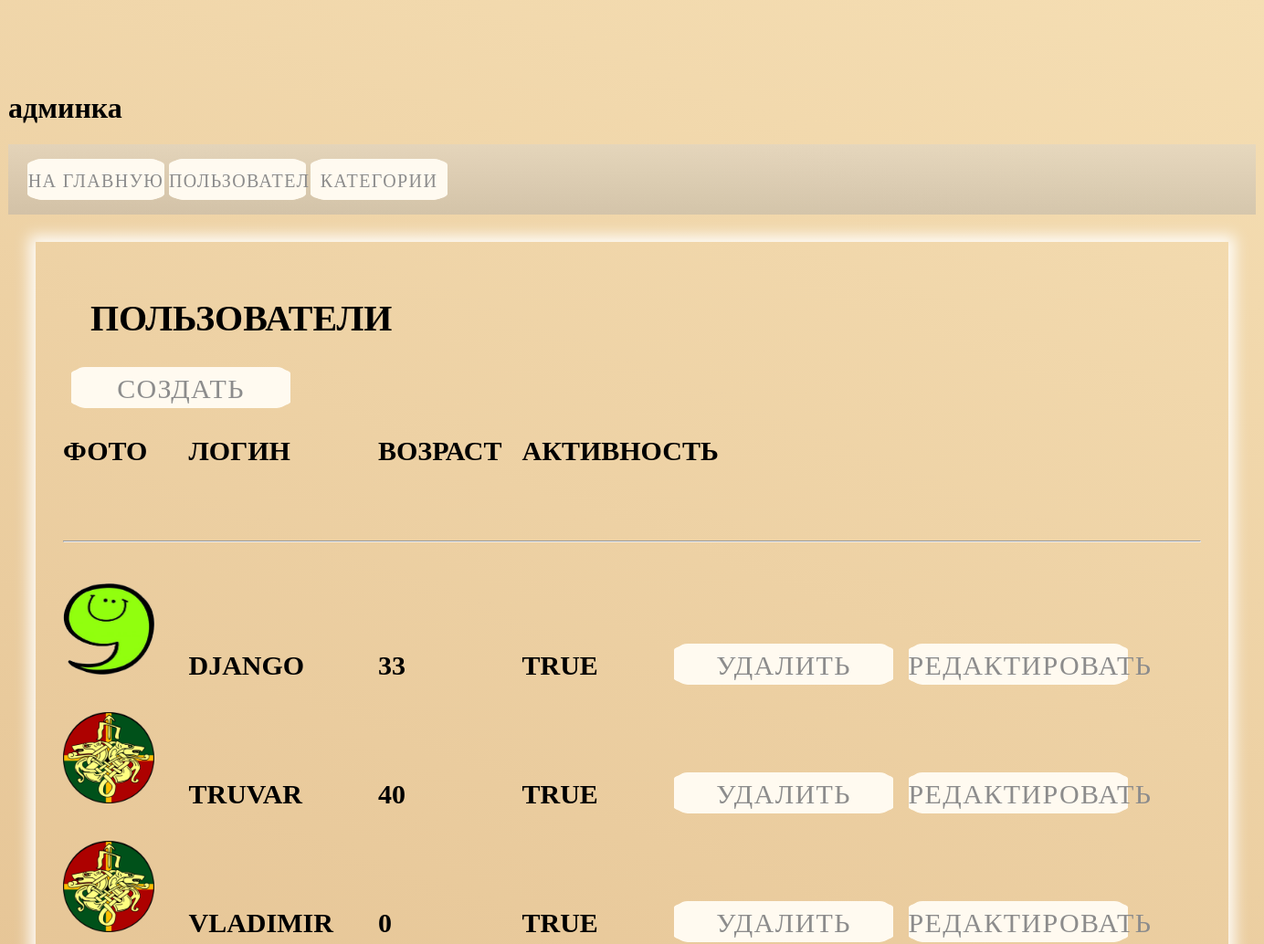
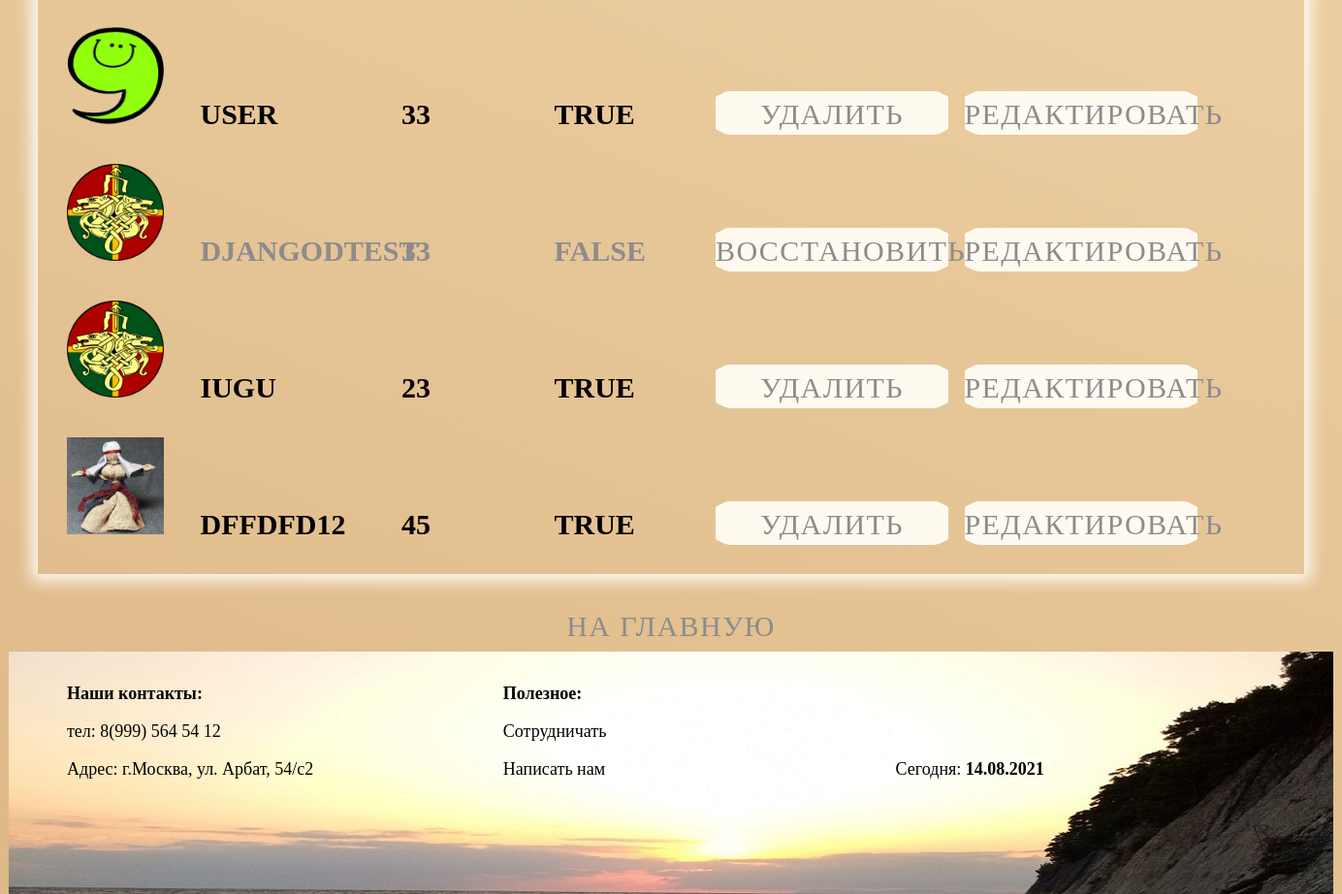
/app/admin/ (signed in), run on the app's committed database (2 pictures, top to bottom).
### authapp/models.py (models this page shows, shortened)
class ShopUser(AbstractUser):
    userphoto = models.ImageField(name='photo', upload_to='user_photo', default='user_photo/logo.png')
    ageuser = models.SmallIntegerField(verbose_name='возраст', name='age', blank=True, default=0)

### adminapp/views.py (the view)
# urls.py: path('', adminapp.UserList.as_view(), name='index'),
class UserList(OnlySuperUserMixin, TitlePageMixin, ListView):
    page_title = 'админка/пользователи'
    model = get_user_model()

### adminapp/views.py (called while the page is built)
    @method_decorator(user_passes_test(lambda x: x.is_superuser))
    def dispatch(self, request, *args, **kwargs):
        return super().dispatch(request, *args, **kwargs)

    def get_context_data(self, *, object_list=None, **kwargs):
        data = super().get_context_data(object_list=None, **kwargs)
        data['page_title'] = self.page_title
        return data

### adminapp/templates/authapp/shopuser_list.html
{% extends 'adminapp/base.html' %}
{% load static %}
{% block content %}
<div class="basket_list">
    <div class="div_h1_basket1">пользователи</div>
{% if object_list %}
    {% include 'adminapp/includes/inc__admin_center.html' %}
{% else %}
пока пусто!
{% endif %}
</div>
<div class="adiv">
    <a href="{% url 'mainapp:index' %}" class="alogin">
        на главную
    </a>
</div>
{% endblock %}

### adminapp/templates/adminapp/includes/inc__admin_center.html
{% load static %}
<div class="b_list">
    <div class="butadmin">
            <a href="{% url 'adminapp:user_create' %}" class="dela linkli">
                создать
            </a>
        </div>
    <div class="basket_record">
        <span class="img_bask">фото</span>
        <span class="categoryprod">Логин</span>
        <span class="prodprice">Возраст</span>
        <span class="prodprice">Активность</span>
    </div>
    <hr>
    {% for position in object_list %}
    <div class="basket_record {% if not position.is_active %} notaction {% endif %}">
        <img class="img_bask" src="/media/{{ position.photo }}" alt="{{ position.id }}">
        <span class="categoryprod">{{ position.username }}</span>
        <span class="prodprice">{{ position.age }}</span>
        <span class="prodprice">{{ position.is_active }}</span>
        <div class="butadmin">
            {% if position.is_active %}
            <a href="{% url 'adminapp:user_delete' pk=position.pk %}" class="dela linkli">
                удалить
            </a>
            {% else %}
            <a href="{% url 'adminapp:user_recover' pk=position.pk %}" class="dela linkli">
                восстановить
            </a>
            {% endif %}
        </div>
        <div class="butadmin">
            <a href="{% url 'adminapp:user_update' pk=position.pk %}" class="dela linkli">
                редактировать
            </a>
        </div>
    </div>
    {% endfor %}
</div>

### static/css/style.css (style rules this page uses)
html, body { height: 100%; font-family: "19842"; background: linear-gradient(21deg, #DEB887, #F5DEB3) fixed; }
.linkli { display: block; text-decoration: none; width: 100%; height: 100%; color: #8c8c8c; font-weight: 300; letter-spacing: 1.4px; font-size: 20px; line-height: 48px; text-transform: uppercase; background-color: floralwhite; border-radius: 15px; }
.basket_list { font-size: 30px; font-weight: bold; text-transform: uppercase; margin: 1em; padding: 1em; display: block; box-shadow: 0 0 15px 7px rgba(255, 255, 255, 0.9); }
.img_bask { display: inline-block; width: 100px; height: 100px; margin-top: 30px; }
.categoryprod { display: inline-block; width: 200px; margin-top: 30px; margin-left: 30px; }
.prodprice { display: inline-block; width: 150px; margin-top: 30px; }
.dela { display: block; text-decoration: none; width: 100%; height: 100%; color: #8c8c8c; font-weight: 300; letter-spacing: 1.4px; font-size: 30px; line-height: 48px; text-transform: uppercase; background-color: floralwhite; border-radius: 15px; text-align: center; }

### static/css/adminapp1.css (style rules this page uses)
.butadmin { display: inline-block; margin-left: 9px; width: 240px; height: 45px; text-align: center; background-color: floralwhite; border-radius: 15%; }
.notaction { color:#8c8c8c; }
.div_h1_basket1 { margin: 30px; font-size:40px; }

### static/css/log1.css (style rules this page uses)
.adiv { display: block; margin: 0 auto; margin-top: 20px; width: 400px; height: 50px; text-align: center; border-radius: 15%; }
.alogin { display: block; text-decoration: none; width: 100%; height: 100%; color: #8c8c8c; font-weight: 300; letter-spacing: 1.4px; font-size: 30px; line-height: 48px; text-transform: uppercase; border-radius: 4px; }
span { display: block; }
img { width: 200px; height: 200px; }

### data on the page
ShopUser: photo (picture), username "DJANGO", age "33", is_active "TRUE", shows "УДАЛИТЬ"
ShopUser: photo (picture), username "TRUVAR", age "40", is_active "TRUE", shows "УДАЛИТЬ"
ShopUser: photo (picture), username "VLADIMIR", age "0", is_active "TRUE", shows "УДАЛИТЬ"
ShopUser: photo (picture), username "USER", age "33", is_active "TRUE", shows "УДАЛИТЬ"
ShopUser: photo (picture), username "DJANGODTEST", age "33", is_active "FALSE", shows "ВОССТАНОВИТЬ"
ShopUser: photo (picture), username "IUGU", age "23", is_active "TRUE", shows "УДАЛИТЬ"
ShopUser: photo (picture), username "DFFDFD12", age "45", is_active "TRUE", shows "УДАЛИТЬ"
